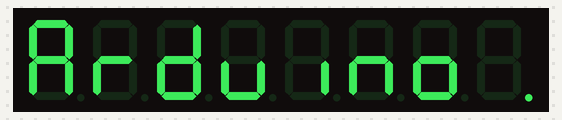
This sketch was run on a simulated Arduino Uno, built with avr-gcc and run on an emulated ATmega328P. Shown: 8-digit seven-segment display.

Above: at 1.8 s.
At 6.67 s:
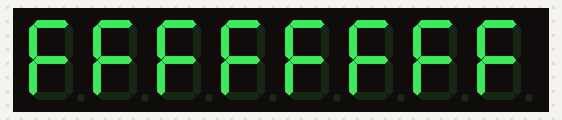
At 12.1 s:
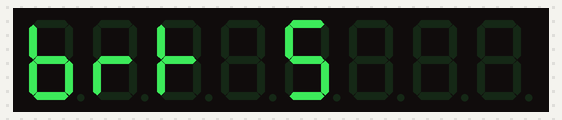
At 19.1 s:
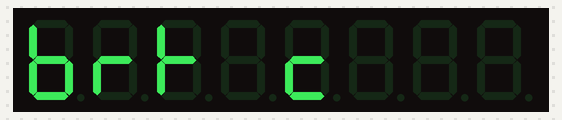
At 22.1 s:
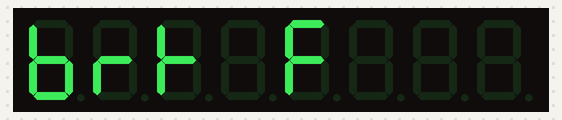
At 39.89 s:
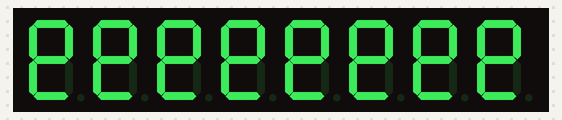

The sketch:

LED7Segment8DigitSPI.ino
```cpp
/**
 * This program is a test of the MAX7219 8-digit LED displays available on eBay and elsewhere.
 * They have a SPI-like Interface.
 * You can get an 8-digit 7-segment display for under $5.
 *
 * I wrote this to test out all possible characters by illuminating all segments of the LEDs
 * These are 7-segment displays so...
 * There are 7 digit segments plus the decimal point for 8 LEDs total per digit
 * 0x01 middle '-'
 * 0x02 upper left
 * 0x04 lwer left
 * 0x08 bottom
 * 0x10 lower right
 * 0x20 upper right
 * 0x40 top
 * 0x80 dec point
 *
 * So values 0x80..0xFF are the same as 0x00..0x7F but with decimal point lit.
 */

//We always have to include the library
#include "LedControl.h"

/*
 Now we need a LedControl to work with.
 ***** These pin numbers will probably not work with your hardware *****
 pin 12 is connected to the DataIn
 pin 11 is connected to the CLK
 pin 10 is connected to LOAD
 We have only a single MAX72XX.
 */
//LedControl lc=LedControl(12,11,10,1);
/**
 * Teensy 3.1 or 3.2 pins
 * Controller needs to tolerate 5V on I/O
 */
LedControl lc=LedControl(11,13,10,1);

/* we always wait a bit between updates of the display */
unsigned long delaytime=250;

void setup() {
  /*
   The MAX72XX is in power-saving mode on startup,
   we have to do a wakeup call
   */
  lc.shutdown(0,false);
  /** Set the brightness
   *  setIntensity(chip, intensity)
   *  chip is the chip #, 0 if only one
   *  intensity is 0..15
  *
  **/
  lc.setIntensity(0,7);
  /* and clear the display */
  lc.clearDisplay(0);
}


/*
 This method will display the characters for the
 word "Arduino" one after the other on digit 0.
 */
void writeArduinoOn7Segment() {
  lc.setChar(0,7,'a',false);
  delay(delaytime);
  lc.setRow(0,6,0x05);
  delay(delaytime);
  lc.setChar(0,5,'d',false);
  delay(delaytime);
  lc.setRow(0,4,0x1c);
  delay(delaytime);
  lc.setRow(0,3,B00010000);
  delay(delaytime);
  lc.setRow(0,2,0x15);
  delay(delaytime);
  lc.setRow(0,1,0x1D);
  delay(delaytime);
  lc.setRow(0,0,0x80);

  delay(delaytime*4);
  lc.clearDisplay(0);
}

/*
  This method will scroll all the hexa-decimal
 numbers and letters on the display.

 Digit 0 is the right-most. 7 is left-most.
 */
void scrollDigits() {
  for(int i=0;i<9;i++) {
    lc.setDigit(0,7,i,false);
    lc.setDigit(0,6,i+1,false);
    lc.setDigit(0,5,i+2,false);
    lc.setDigit(0,4,i+3,false);
    lc.setDigit(0,3,i+4,false);
    lc.setDigit(0,2,i+5,false);
    lc.setDigit(0,1,i+6,false);
    lc.setDigit(0,0,i+7,false);
    delay(delaytime*2);
  }
  lc.clearDisplay(0);
  delay(delaytime);
}

/**
 * Write all hexadecimal values 0..F to all digits
 */
void testAllHexValues() {
  for(uint16_t val=0; val <=0x0f; val++)
    {
      for(int i=0;i<=7;i++)
      {
        // set all digits to same val
        lc.setDigit(0,i,val,false);
        //delay(delaytime/8);
      }
      delay(delaytime);
    }
    lc.clearDisplay(0);
    delay(delaytime);
}

/**
 * Turn on segments, only one segment lit at a time
 * See notes on segment addresses at top of file
 */
void testSingleSegments() {
  for(uint16_t val=1; val <=0xFF; val=val<<1)
    {
      Serial.println(val, HEX);
      for(int i=0;i<=7;i++)
      {
        // set all digits to same val
        lc.setDigit(0,i,val,false);
        lc.setRow(0,i,val);
        //delay(delaytime/8);
      }
      delay(delaytime);

    }
    lc.clearDisplay(0);
    delay(delaytime);
}

/**
 * Write all possible values 0x00..0xFF to each digit, all the same.
 *
 * 0x80 and above are the same as 0x00 and above
 * but with decimal point lit.
 */
void testAllSegments() {
  for(uint16_t val=0; val <=0xFF; val++)
    {
      Serial.println(val, HEX);
      for(int i=0;i<=7;i++)
      {
        // set all digits to same val
        lc.setDigit(0,i,val,false);
        lc.setRow(0,i,val);
        //delay(delaytime/8);
      }
      delay(delaytime/2);

    }
    lc.clearDisplay(0);
    delay(delaytime);
}

/**
 * try all brightness levels 0..0xF as single hex digit X
 * and display "brt X" on the LEDs
 */
void testBrightness()
{
  lc.setRow(0,7,0x1F);  // 'b'
  lc.setRow(0,6,0x05);  // 'r'
  lc.setRow(0,5,0x07);  // 't'

  for (uint8_t brt=0; brt<=15; brt++)
  {
   lc.setDigit(0,3,brt,false);
   lc.setIntensity(0,brt);
   delay(delaytime*4);
  }
  lc.clearDisplay(0);
  lc.setIntensity(0,7);   // mid
  delay(delaytime);
}


void loop() {
  writeArduinoOn7Segment();
  testAllHexValues();
  testBrightness();
  testSingleSegments();
  testAllSegments();
  scrollDigits();
}
```

Measured:
- what the display in image 0 shows lasts 1.0 s, from 1.8 s to 2.8 s
